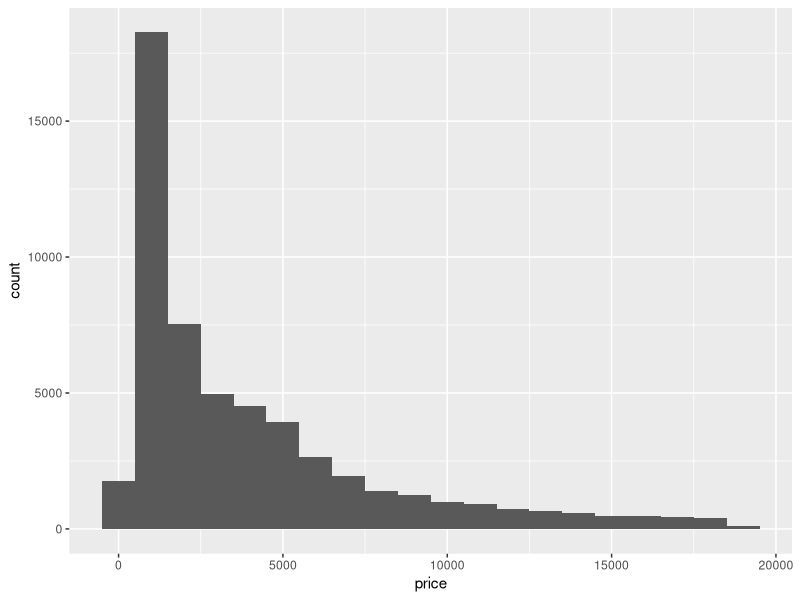
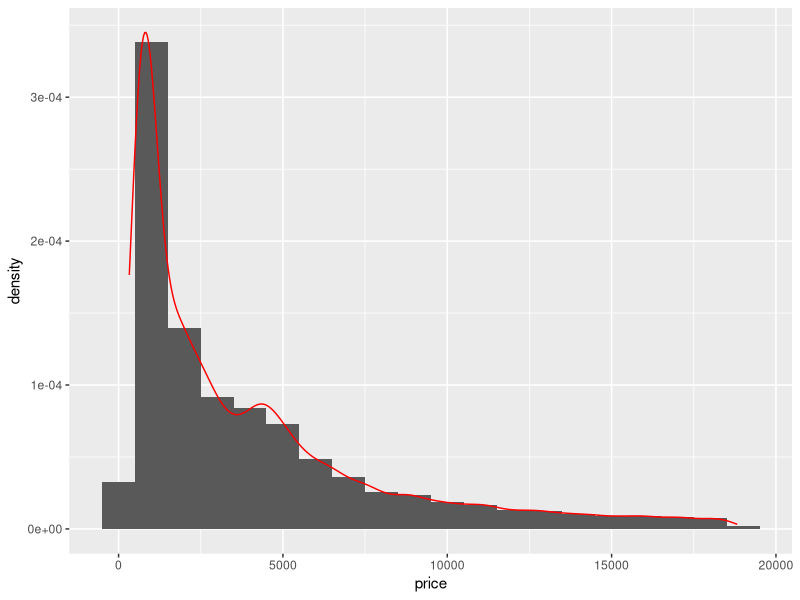
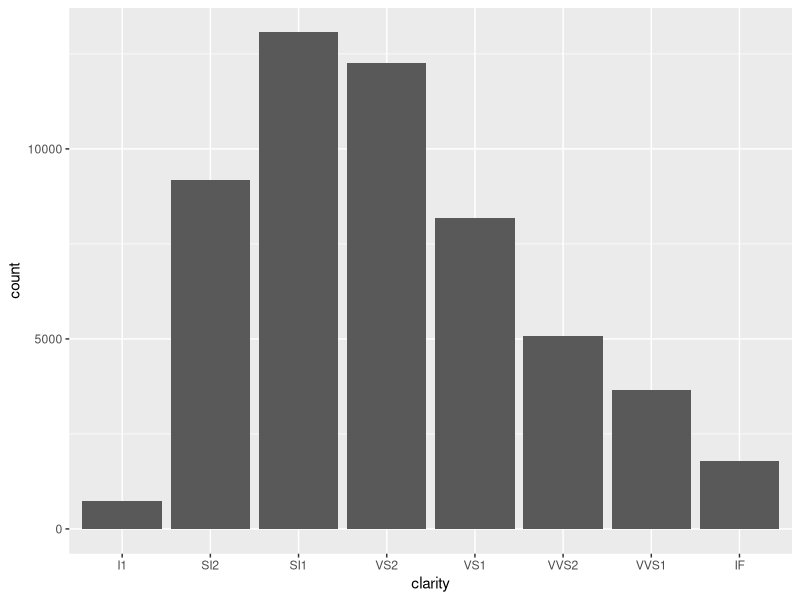
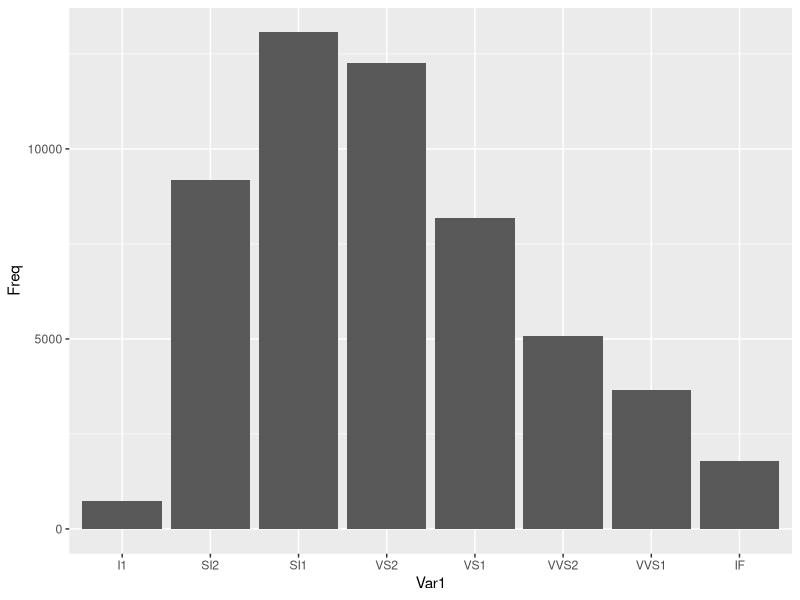
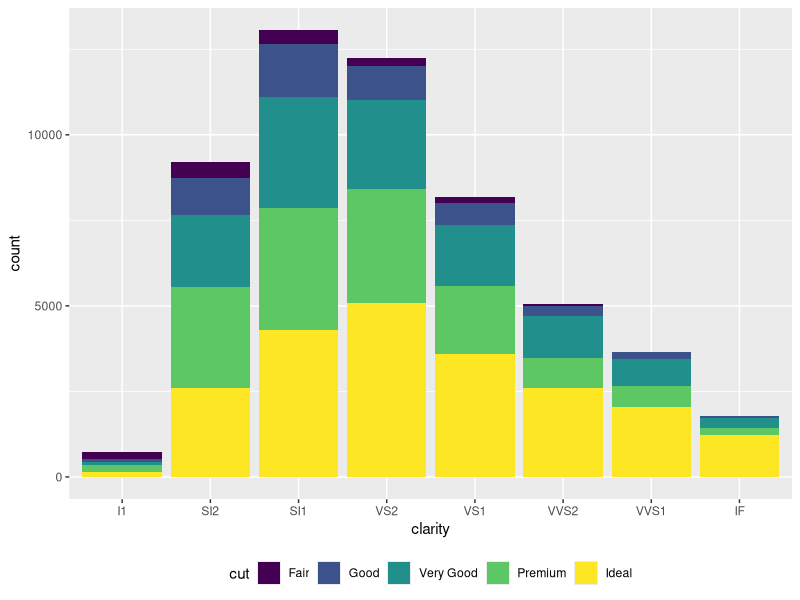
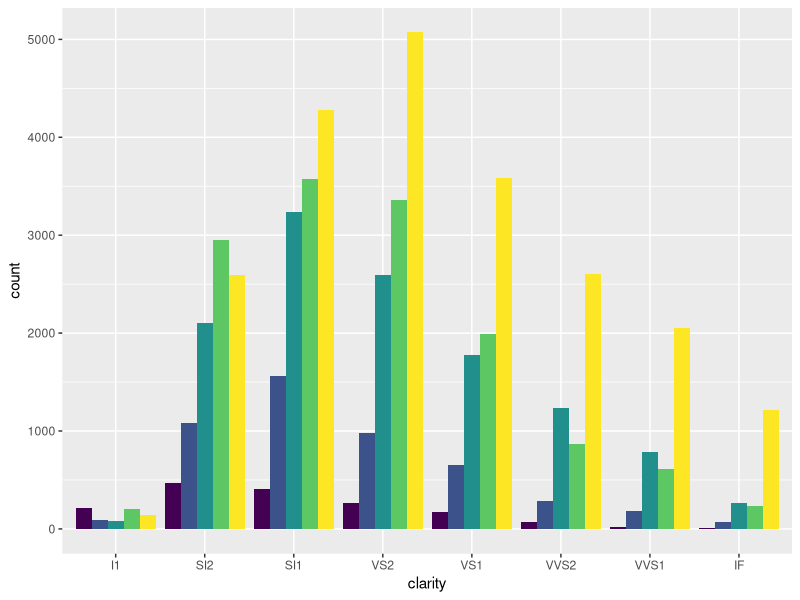
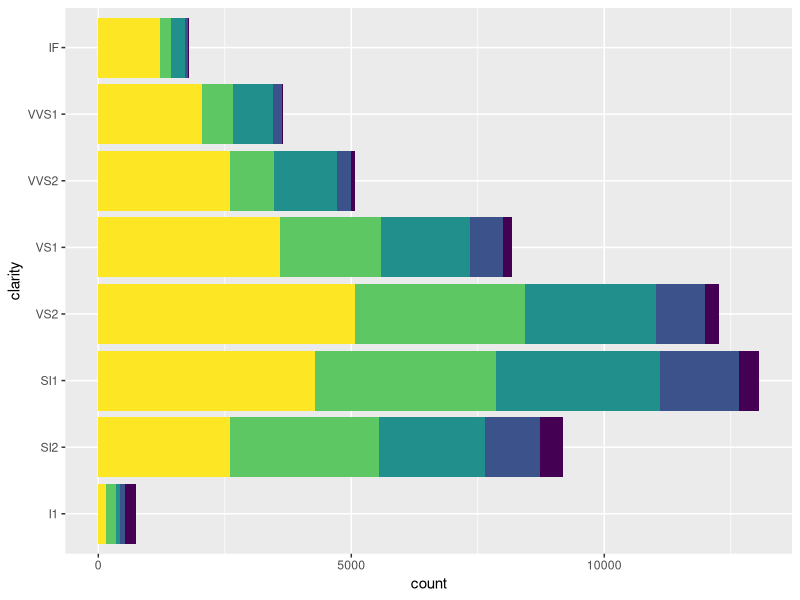
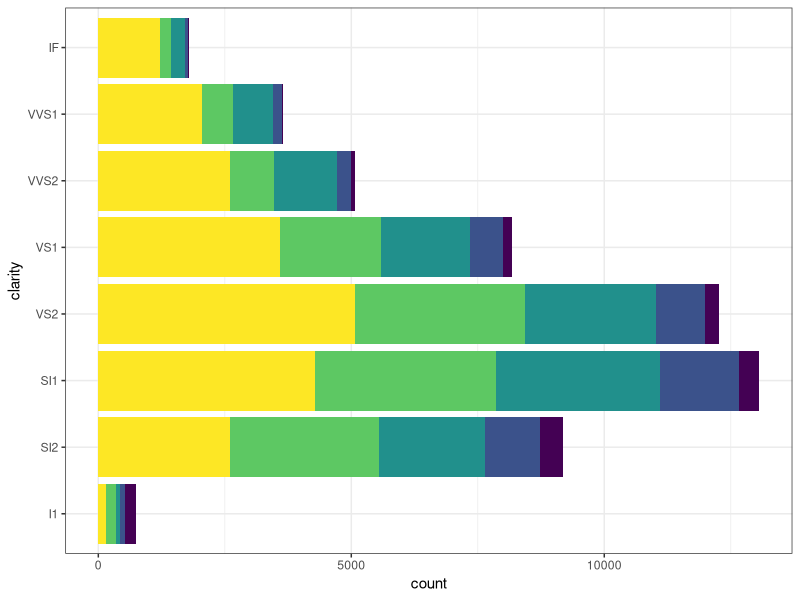

The R script that drew these images, in order:
## ---- chunk 1
library(knitr)      # dynamic report generation, RMarkdown
library(ggplot2)    # data Viz
library(reshape2)   # long and wide format
library(data.table)   # long and wide format
library(dplyr)
options(width = 100)
opts_chunk$set(echo = TRUE, comment="", message=FALSE, warning=FALSE)
## ---- chunk 2
library(ggplot2)
# list all geom
ls(pattern = '^geom_', env = as.environment('package:ggplot2'))
## ---- chunk 3
# hist(diamonds$price)
ggplot(diamonds, aes(x=price)) + 
  geom_histogram(binwidth=1000)

# with density function
ggplot(diamonds, aes(x=price)) + 
  geom_histogram(aes(y=..density..), binwidth=1000) +
  geom_density(color="red")
## ---- chunk 4
# counts <- table(diamonds$clarity)
# barplot(counts, main="Car Distribution", 
#   	xlab="Number of Gears")

# by default, stat = "bin"
ggplot(diamonds, aes(x=clarity)) + 
  geom_bar()
## ---- chunk 5
tab <- data.frame(table(diamonds$clarity))
ggplot(tab, aes(x=Var1, y=Freq)) + 
  geom_bar(stat="identity")
## ---- chunk 6
# change legend position
ggplot(diamonds, aes(x=clarity, fill=cut)) + 
  geom_bar(position="stack") + 
  theme(legend.position="bottom")

ggplot(diamonds, aes(x=clarity, fill=cut)) + 
  geom_bar(position="dodge") + 
  theme(legend.position="NULL")
## ---- chunk 7
ggplot(diamonds, aes(x=clarity, fill=cut)) + 
  geom_bar() + coord_flip() +
  theme(legend.position="NULL") 
## ---- chunk 8
g <- ggplot(diamonds, aes(x=clarity, fill=cut))
g + geom_bar() + coord_flip() + theme_bw() +
  theme(legend.position="NULL")
## ---- chunk 9
ggplot(diamonds, aes(x=clarity, fill=clarity)) + 
  geom_bar() 

ggplot(diamonds, aes(x="", fill=clarity)) + 
  geom_bar() + 
  coord_polar(theta = "y") 
## ---- chunk 10
library(dplyr)
head(economics)

econ <- economics %>% 
          mutate(year = strftime(date, format = "%Y"),
                 month = strftime(date, format = "%m"))

ggplot(econ, aes(x = date, y = unemploy)) +
  geom_line()

econ %>% filter(year %in% c("2010", "2011","2012", "2013", "2014")) %>%
  group_by(year) %>%
  ggplot(aes(x = month, y = unemploy, group = year, colour = year)) +
  geom_line()

## ---- chunk 11
g1 <- ggplot(mtcars, aes(x=wt, y=mpg, colour=cyl)) + geom_point()
g2 <- ggplot(mtcars, aes(x=wt, y=mpg, colour=factor(cyl))) + geom_point()
library(gridExtra)
grid.arrange(g1, g2, ncol=2)

# Add stat_xxx layer
ggplot(mtcars, aes(x=wt, y=mpg)) + 
  geom_point(color="red", size=5, alpha=0.5) +
  stat_smooth()

# Add scale_xxx layer
ggplot(mtcars, aes(x=wt, y=mpg, colour=gear)) + 
  geom_point(size=5) +
  scale_color_continuous(low="yellow", high="red")

## ---- chunk 12
ggplot(mtcars, aes(x=mpg, y=disp)) + 
  geom_point(aes(colour=qsec, size=cyl, shape=as.factor(am))) + 
  facet_wrap(~gear) +
  scale_size(range=c(3,6))

